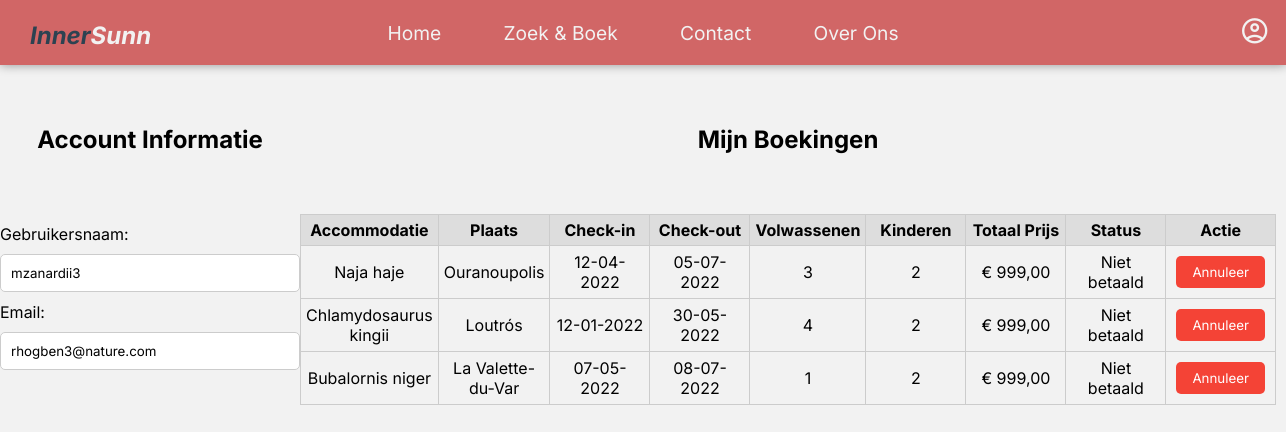
/pages/profile.php (signed in), run on the app's committed database.
### tables this page shows
CREATE TABLE IF NOT EXISTS USERS (
	id INT NOT NULL AUTO_INCREMENT,
    username VARCHAR(30) NOT NULL,
    email VARCHAR(35) NOT NULL,
    password VARCHAR(100) NOT NULL,
    is_admin BOOLEAN default false,
    PRIMARY KEY(id),
    UNIQUE(username),
    UNIQUE(email)
);

CREATE TABLE IF NOT EXISTS BOOKINGS (
	id INT NOT NULL AUTO_INCREMENT,
    user_id INT NOT NULL,
    accommodation_id INT NOT NULL,
    adults INT NOT NULL,
    children INT NOT NULL,
    total_price INT NOT NULL,
    check_in DATE NOT NULL,
    check_out DATE NOT NULL,
    status VARCHAR(255) NOT NULL DEFAULT "NOT_PAID",
	PRIMARY KEY(id),
    FOREIGN KEY (user_id) REFERENCES USERS(id) ON  UPDATE CASCADE ON DELETE CASCADE,
    FOREIGN KEY (accommodation_id) REFERENCES ACCOMMODATIONS(id) ON UPDATE CASCADE ON DELETE CASCADE
);

CREATE TABLE IF NOT EXISTS ACCOMMODATIONS (
	id INT NOT NULL AUTO_INCREMENT,
    name VARCHAR(255) NOT NULL,
    country VARCHAR(255) NOT NULL,
    city VARCHAR(255) NOT NULL,
    address VARCHAR(255) NOT NULL,
    description TEXT NOT NULL,
    price INT(10) NOT NULL,
    PRIMARY KEY(id),
    UNIQUE(name)
);

### includes/functions/database.php (called while the page is built, shortened)
<?php
require_once ROOT_PATH . 'includes/connection.php';
function getUserById($userId)
{
    global $conn;
    $query = "SELECT * FROM USERS WHERE ID = :userId";
    $queryExec = $conn->prepare($query);
    $queryExec->bindParam(":userId", $userId);
    $queryExec->execute();
    $results = $queryExec->fetch();
    return $results;
}
function getBookingsByUserId($userId)
{
    global $conn;
    $query = "SELECT BOOKINGS.id, BOOKINGS.check_in, BOOKINGS.check_out, BOOKINGS.total_price, BOOKINGS.status, BOOKINGS.adults, BOOKINGS.children,
                     ACCOMMODATIONS.name, ACCOMMODATIONS.country, ACCOMMODATIONS.city, ACCOMMODATIONS.address, IMAGES.URL as image
                FROM BOOKINGS
                INNER JOIN ACCOMMODATIONS
                ON BOOKINGS.accommodation_id = ACCOMMODATIONS.id
                INNER JOIN IMAGES
                ON BOOKINGS.accommodation_id = IMAGES.accommodation_id
                WHERE BOOKINGS.user_id = :userId AND IMAGES.isThumbnail = 1
                GROUP BY BOOKINGS.id, IMAGES.URL
                ORDER BY BOOKINGS.id DESC";
    $queryExec = $conn->prepare($query);
    $queryExec->bindParam(":userId", $userId);
    $queryExec->execute();
    $results = $queryExec->fetchAll();
    return $results;
}

### includes/controllers/profile.php (called while the page is built, shortened)
<?php
require_once ROOT_PATH . 'includes/functions/database.php';
$user = getUserById($_SESSION['user']['id']);
$bookings = getBookingsByUserId($_SESSION['user']['id']);
foreach ($bookings as $key => $booking) {
    $bookings[$key]['check_in'] = date('d-m-Y', strtotime($booking['check_in']));
    $bookings[$key]['check_out'] = date('d-m-Y', strtotime($booking['check_out']));
    $bookings[$key]['total_price'] = number_format($booking['total_price'], 2, ',', '.');
    switch ($booking['status']) {
        case 'NOT_PAID':
            $bookings[$key]['status'] = 'Niet betaald';
            break;
    }
}

### pages/profile.php (the view, shortened to what this page needs)
<?php
require_once(ROOT_PATH . "/includes/partials/header.php");
require_once(ROOT_PATH . "/includes/controllers/profile.php");
?>
<main>
    <div class="profile-container">
        <section class="account-info">
            <h2>Account Informatie</h2>
            <form>
                <label for="username">Gebruikersnaam:</label>
                <input type="text" name="username" value="<?php echo $user['username'] ?>" readonly>
                <label for="email">Email:</label>
                <input type="email" name="email" value="<?php echo $user['email'] ?>" readonly>
            </form>
        </section>
        <section class="bookings">
            <h2>Mijn Boekingen</h2>
            <table>
                <tr>
                    <th>Accommodatie</th>
                    <th>Plaats</th>
                    <th>Check-in</th>
                    <th>Check-out</th>
                    <th>Volwassenen</th>
                    <th>Kinderen</th>
                    <th>Totaal Prijs</th>
                    <th>Status</th>
                    <th>Actie</th>
                </tr>
                <?php foreach ($bookings as $booking) : ?>
                    <tr>
                        <td><?php echo $booking['name'] ?></td>
                        <td><?php echo $booking['city'] ?></td>
                        <td><?php echo $booking['check_in'] ?></td>
                        <td><?php echo $booking['check_out'] ?></td>
                        <td><?php echo $booking['adults'] ?></td>
                        <td><?php echo $booking['children'] ?></td>
                        <td>€ <?php echo $booking['total_price'] ?></td>
                        <td><?php echo $booking['status'] ?></td>
                        <td>
                            <a href="<?php echo BASE_URL ?>includes/controllers/cancel_booking.php?booking=<?php echo $booking['id'] ?>"><button class="delete-btn">Annuleer</button></a>
                        </td>
                    </tr>
                <?php endforeach; ?>
            </table>
        </section>
    </div>
</main>

### css/variables.css (style rules this page uses)
:root { --color-primary: #d16666; --color-primary-dark: #9b4b4b; --color-secondary: #f2f2f2; --color-secondary-dark: #d9d9d9; --color-tertiary: #2c4251; }

### css/index.css (style rules this page uses)
* { box-sizing: border-box; padding: 0; margin: 0; font-family: "Inter", sans-serif; }
body { background-color: var(--color-secondary); }

### css/profile.css (style rules this page uses)
main { width: 90vw; margin-top: 5vh; }
.profile-container { margin: 0 auto; text-align: center; display: flex; }
.account-info, .bookings { width: 100%; margin: 20px 0; }
.account-info h2, .bookings h2 { margin-bottom: 60px; }
.account-info form { display: inline-block; text-align: left; }
.account-info label { display: block; margin: 10px 0; }
.account-info input[type="text"], .account-info input[type="email"], .account-info input[type="tel"] { width: 300px; padding: 10px; border-radius: 5px; border: 1px solid #ccc; }
.bookings table { width: 100%; border-collapse: collapse; text-align: center; }
.bookings th, .bookings td { border: 1px solid #ccc; padding: 5px; min-width: 100px; }
.bookings th { background-color: #ddd; }
.edit-btn, .delete-btn { border: none; padding: 8px 16px; border-radius: 5px; margin: 5px 5px; color: white; cursor: pointer; }
.delete-btn { background-color: #f44336; }

### data on the page
users: username "mzanardii3", email "rhogben3@nature.com"
bookings: accommodation.name "Naja haje", accommodation.city "Ouranoupolis", check_in "12-04-2022", check_out "05-07-2022", adults "3", children "2", total_price "999,00", status "Niet betaald"
bookings: accommodation.name "Chlamydosaurus kingii", accommodation.city "Loutrós", check_in "12-01-2022", check_out "30-05-2022", adults "4", children "2", total_price "999,00", status "Niet betaald"
bookings: accommodation.name "Bubalornis niger", accommodation.city "La Valette-du-Var", check_in "07-05-2022", check_out "08-07-2022", adults "1", children "2", total_price "999,00", status "Niet betaald"
